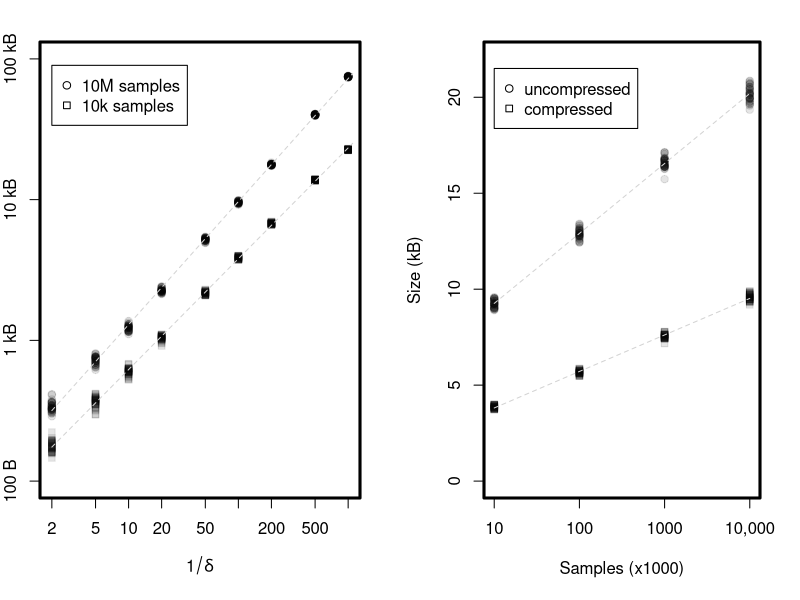
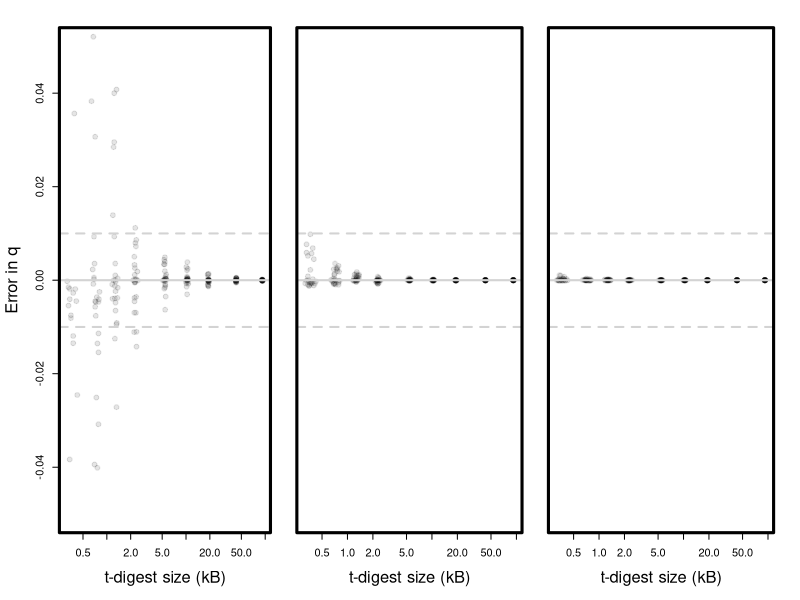

Write the R code that produced these figures, in order.
data = read.delim("scaling.tsv")
errors = read.delim("error-scaling.tsv")
errors$kb = errors$size/1000

png("scaling.png", width=1800, height=700, pointsize=28)
layout(matrix(c(1,2), 1, 2, byrow=T), widths=c(1,1))

old = par(mar=c(5.1,2,2.1,2))
plot(size1 ~ compression, data[data$samples==10000,], log='xy',
     xlab=expression(1/delta), ylab="Size (kB)", ylim=c(100,100000),
     cex=1, bg=rgb(0,0,0,0.1), col=rgb(0,0,0,0.1), pch=21,
     yaxt='n')
axis(at=c(100,1000,10000,100000), labels=c("100 B", "1 kB", "10 kB", "100 kB"), side=2)
box(lwd=3)

#points(size1 ~ compression, data[data$samples==100,], log='xy',
#     xlab=expression(1/delta), ylab="Size (kB)", 
#       cex=0.5, bg=rgb(0,0,0,0.1), col=rgb(0,0,0,0.1), pch=21)
#
points(size1 ~ compression, data[data$samples==10,], 
       cex=1, bg=rgb(0,0,0,0.1), col=rgb(0,0,0,0.1), pch=22)

legend(2, 9e4, c("10M samples", "10k samples"), pch=c(21,22)) 

c = seq(2,1100,by=1)
m10 = lm(log(size1) ~ log(compression), data[data$samples==10,])
m100 = lm(log(size1) ~ log(compression), data[data$samples==100,])
m10000 = lm(log(size1) ~ log(compression), data[data$samples==10000,])
lines(c, exp(predict(m10, newdata=data.frame(compression=c))), lty=2, col='lightgray')
#lines(c, exp(predict(m100, newdata=data.frame(compression=c))), lty=2, col='lightgray')
lines(c, exp(predict(m10000, newdata=data.frame(compression=c))), lty=2, col='lightgray')
par(old)

old = par(mar=c(5.1,4.2,2.1,2))
plot(size2/1000 ~ samples, data[data$compression==100,], log='x', ylim=c(0,22),
     xlab="Samples (x1000)", ylab="Size (kB)", xaxt='n',
     cex=1, bg=rgb(0,0,0,0.1), col=rgb(0,0,0,0.1), pch=21)
axis(at=c(10,100,1000,10000), labels=c(10,100,1000,"10,000"), side=1)
points(size1/1000 ~ samples, data[data$compression==100,],
       cex=1, bg=rgb(0,0,0,0.1), col=rgb(0,0,0,0.1), pch=22)
ms2 = lm(size2/1000 ~ log(samples), data[data$compression==100,])
s = seq(10, 10000, by=10)
lines(s, predict(ms2, newdata=data.frame(samples=s)), lty=2, col='lightgray')

ms1 = lm(size1/1000 ~ log(samples), data[data$compression==100,])
lines(s, predict(ms1, newdata=data.frame(samples=s)), lty=2, col='lightgray')
box(lwd=3)

legend(10, 21.5, c("uncompressed", "compressed"), pch=c(21,22)) 

par(old)

dev.off()

png("error-scaling.png", width=1800, height=700, pointsize=28)

layout(matrix(c(1,2,3), 1, 3, byrow=T), widths=c(1.18,1,1))

for (q in c(0.5, 0.01, 0.001)) {
  if (q == 0.5) {
    old = par(mar=c(5.1,4.5,2.1,2))
  } else {
    old = par(mar=c(5.1,0,2.1,2))
  }
  plot(error ~ kb, errors[errors$q == q,],
       ylim=c(-0.05, 0.05),
       pch=21, bg=rgb(0,0,0,.1), col=rgb(0,0,0,.1), log='x',
       xlab="t-digest size (kB)", ylab="Error in q", cex.lab=1.5,
       yaxt='n')
  abline(h=0, col='lightgray', lwd=2)
  abline(h=0.01, col='lightgray', lwd=2, lty=2)
  abline(h=-0.01, col='lightgray', lwd=2, lty=2)
  
  box(lwd=3)
  if (q == 0.5) {
    axis(side=2)
  }
  text(20, 0.09, paste("q =",q))
  par(old)
}

dev.off()
